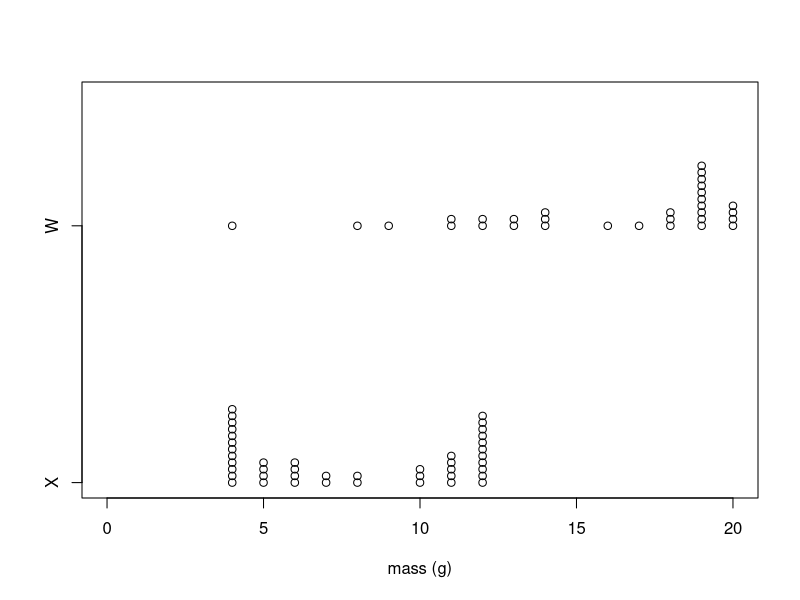
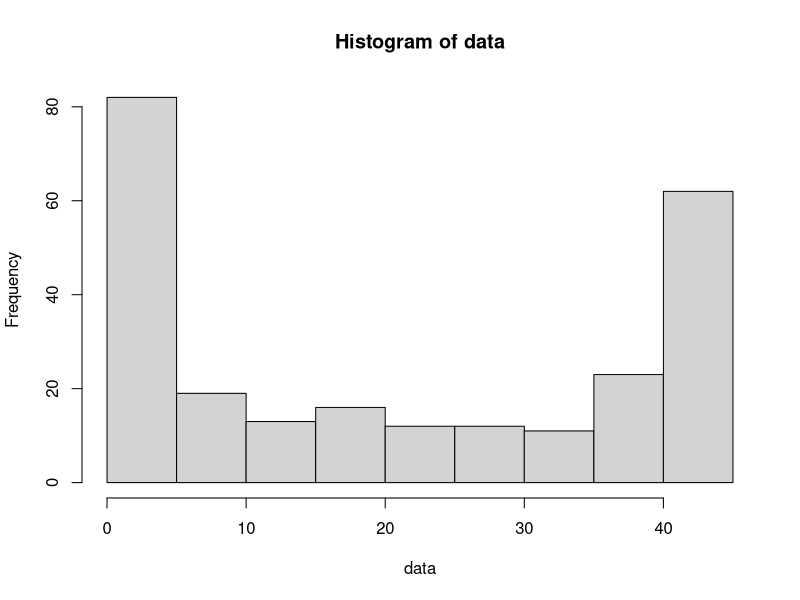
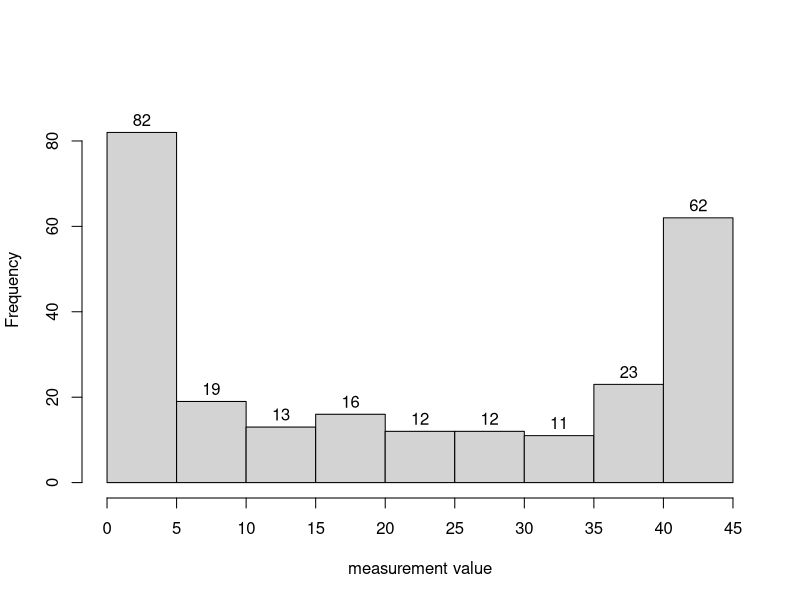
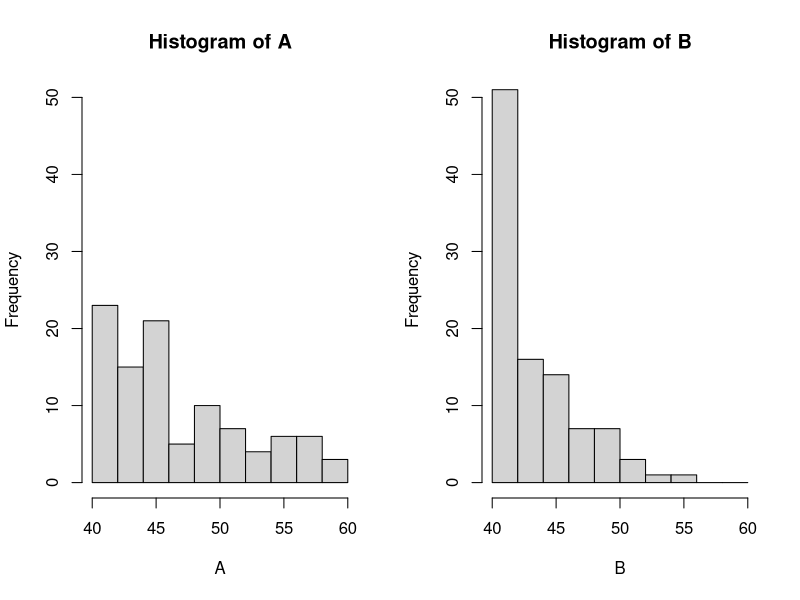
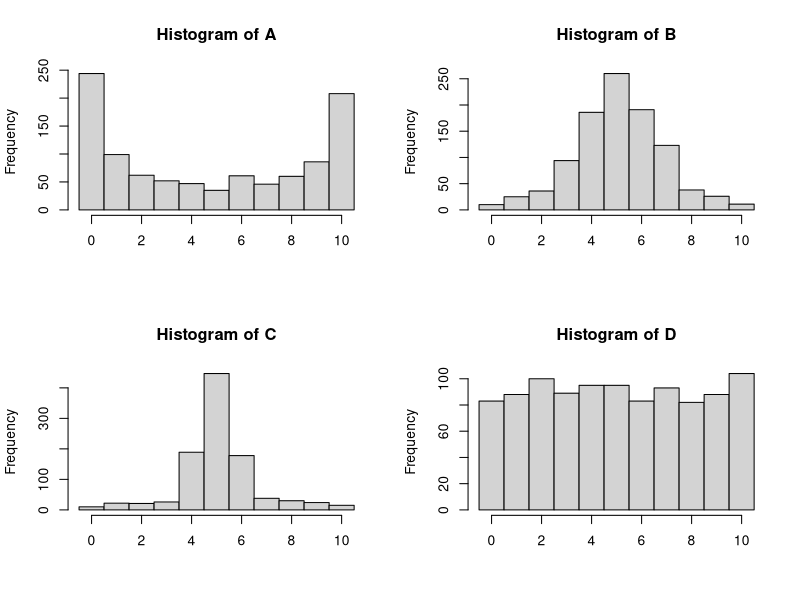
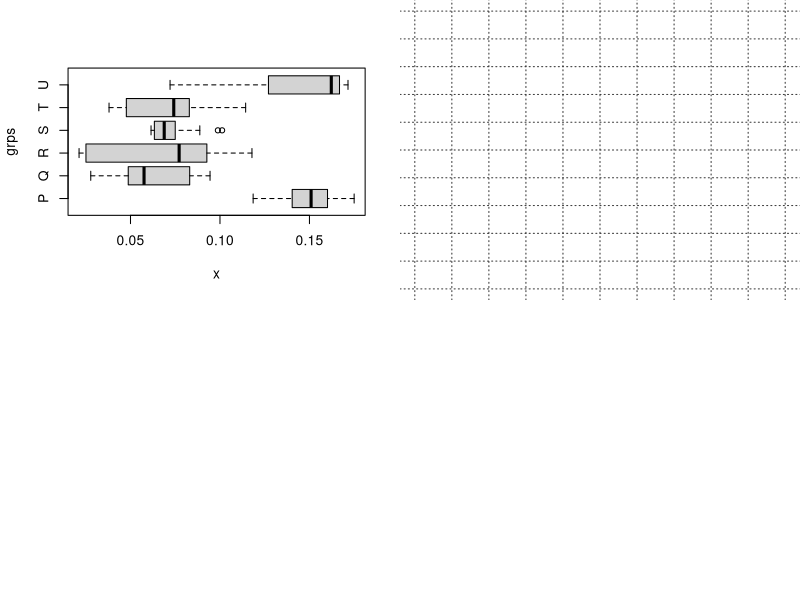

Write R code to recreate these figures, in order.
## ---- chunk 1
knitr::opts_chunk$set(echo = FALSE)
## ---- chunk 2
set.seed(12345)
ns = c(31,43)
A = round(rbeta(ns[1],1.5,0.6)*16+4)
B = round(rbeta(ns[2],0.4,0.4)*8+4)
masses = c(A,B)
groups = c(rep("B",ns[1]),rep("A",ns[2]))
stripchart(masses ~ groups,method="stack",xlim=c(0,20),pch=1,xlab="mass (g)",group.names=c("X","W"))
## ---- chunk 3
set.seed(42535)
## DATA GENERATION
types = c("bimodal","symmetric mound","skew left","skew right","uniform")
shapes1 = c(0.3, 20,   3,   1, 1)
shapes2 = c(0.3, 20,   1,   3, 1)

rrr = sample(1:5,1)
type = types[rrr]
shape1 = shapes1[rrr]
shape2 = shapes2[rrr]

n = sample(c(20,40,50,60,80,100),1)*5
offset = runif(1,0,60)
rng = sample(c(3,5,10,20,40,100),1)
data = rbeta(n,shape1,shape2)*rng + offset

## The frequency table
value = min(data):max(data)
frequency = tabulate(data)[value]
df_freq = data.frame(value, frequency)
myhist = hist(data,breaks=10)

nb = length(myhist$breaks)
nc = nb-1

lt1 = sample(c(T,F),1)
lt2 = sample(c(T,F),1)
s1 = sample(3:(nb-3),1)
b1 = myhist$breaks[s1]
if(lt1){
  t1 = "less"
  p1 = sum(myhist$counts[1:(s1-1)])/n
  s2 = sample(2:(s1-1),1)
  b2 = myhist$breaks[s2]
  if(lt2){
    t2 = "less"
    p2 = sum(myhist$counts[1:(s2-1)])/n
    p3 = sum(myhist$counts[1:(s2-1)])/sum(myhist$counts[1:(s1-1)])
  } else {
    t2 = "greater"
    p2 = sum(myhist$counts[s2:nc])/n
    p3 = sum(myhist$counts[s2:(s1-1)])/sum(myhist$counts[1:(s1-1)])
  }
} else {
  t1 = "greater"
  p1 = sum(myhist$counts[s1:nc])/n
  s2 = sample((s1+1):(nb-1),1)
  b2 = myhist$breaks[s2]
  if(lt2){
    t2 = "less"
    p2 = sum(myhist$counts[1:(s2-1)])/n
    p3 = sum(myhist$counts[s1:(s2-1)])/(n*p1)
  } else {
    t2 = "greater"
    p2 = sum(myhist$counts[s2:nc])/n
    p3 = sum(myhist$counts[s2:nc])/(n*p1)
  }
}

while(T){
  s4 = sample(2:(nb-2),1)
  if(s4 != s1 && s4 != s2){
    break
  }
}

b4 = myhist$breaks[s4]
p4 = sum(myhist$counts[1:(s4-1)])/n

ss = sort(sample(3:(nb-3),2))
bs = myhist$breaks[ss]
cen = mean(bs)
dis = (bs[2]-bs[1])/2
pp = sum(myhist$counts[ss[1]:(ss[2]-1)])/n

## ---- chunk 4
hist(data,breaks=10,labels=TRUE,xlab="measurement value",xlim=c(min(myhist$breaks),max(myhist$breaks)),main=NULL,ylim=c(0,max(myhist$counts)*1.1),xaxt="n")
axis(1, at=myhist$breaks, labels=myhist$breaks)
## ---- chunk 5
set.seed(111)
par(mfrow=c(1,2))
A = rbeta(100,0.8,1.4)*20+40
hist(A,breaks=20:30*2,ylim=c(0,50))

B = rbeta(100,0.6,3)*20+40
hist(B,breaks=20:30*2,ylim=c(0,50))
## ---- chunk 6
## DATA GENERATION
set.seed(123)
while(T){
  n = 6
  mu = sample(40:200,1)
  sigma = sample(5:12,1)
  x = round(rnorm(n,mu,sigma))
  s = sd(x)
  if(as.integer(s*10)==s*10 & s!=0){
    break    
  }
}
xbar = mean(x)
deviations = x-xbar
squared_deviations = deviations^2
sum_squared_deviations = sum(squared_deviations)
variance = sum_squared_deviations/(n-1)
ss = sqrt(variance)
## ---- chunk 7
set.seed(123)
A = rbeta(1000,0.3,0.3)*10
B = c(rbeta(750,8,8)*10,runif(250,0,10))
C = c(rbeta(750,30,30)*10,runif(250,0,10))
D = rbeta(1000,1,1)*11-0.5
par(mfrow=c(2,2))
hist(A,xlim=c(-0.5,10.5),breaks=0:11-0.5,xlab=NULL)
hist(B,xlim=c(-0.5,10.5),breaks=0:11-0.5,xlab=NULL)
hist(C,xlim=c(-0.5,10.5),breaks=0:11-0.5,xlab=NULL)
hist(D,xlim=c(-0.5,10.5),breaks=0:11-0.5,xlab=NULL)
## ---- chunk 8
## DATA GENERATION
set.seed(678911)
while(T){
  b1 = 10**runif(6,-0.5,0.75)
  b2 = 10**runif(6,-0.5,0.75)
  mag = sample(-1:3,1)
  scale = 10**mag
  bottom = runif(6)*scale
  r = bottom*runif(6,0.3,2)
  
  x = numeric()
  for(i in 1:6){
    x = c(x, sort(rbeta(25,b1[i],b2[i])*scale+bottom[i]))
  }
  
  ms = c("weight","length","time","speed")
  us = c("kg","m","s","m/s")
  
  rvs = c("P","Q","R","S","T","U")
  grps = c(rep("P",25),rep("Q",25),rep("R",25),rep("S",25),rep("T",25),rep("U",25))
  ans = c(grps[x==max(x)],grps[x==min(x)],grps[x==max(x[0:5*25+13])],grps[x==min(x[0:5*25+13])])
  if(sum(duplicated(ans))==0){
    break
  }
}
P = x[1:25]
Q = x[26:50]
R = x[51:75]
S = x[76:100]
TT = x[101:125]
U = x[126:150]

Piqr = P[19]-P[7]
Qiqr = Q[19]-Q[7]
Riqr = R[19]-R[7]
Siqr = S[19]-S[7]
Tiqr = TT[19]-TT[7]
Uiqr = U[19]-U[7]

iqrs = c(Piqr,Qiqr,Riqr,Siqr,Tiqr,Uiqr)

## ---- chunk 9
boxplot(x~grps, horizontal=T)
## ---- chunk 10
mu = c(55.5, 62.3)
sig = c(6.2, 4.3)
## ---- chunk 11
## DATA GENERATION
set.seed(1123)
shape1 = 2**runif(1,-1,1)
shape2 = 2**runif(1,-1,1)

n = sample(12:40,1)
offset = runif(1,3,12)
scale = 10**runif(1,1,2)
dd = sort(signif(rbeta(n,shape1,shape2)*scale + offset*scale,5))

x = dd

myh = hist(dd,plot=F)

s = ''
cnt = 0
for(i in 1:floor(length(x)/10)){
  s = paste(s,"|",sep="")
  for(j in 1:10){
    s = paste(s,x[(i-1)*10+j],"|",sep="")
    cnt = cnt+1
  }
  s = paste(s,"\n")
}
if(cnt < length(x)){
  s = paste(s,"|",sep="")
  for(j in (cnt+1):n){
    s = paste(s,x[j],"|",sep="")
  }
  s = paste(s,"\n")
}

s2 = ''
s3 = ''
for(i in 1:length(myh$counts)){
  s2 = paste(s2,"|",myh$breaks[i]," - ",myh$breaks[i+1],"|   |   |\n",sep="")
  s3 = paste(s3,"|",myh$breaks[i]," - ",myh$breaks[i+1],"|",myh$counts[i],"|",signif(myh$counts[i]/n,3),"|\n",sep="")
}

## ---- chunk 12
par(mar=c(0,0,0,0))
plot(c(0,100),c(0,100),type="n",ann=F,axes = F)
abline(v=(seq(0,100,10)), col=rgb(0.2,0.2,0.2), lty="dotted")
abline(h=(seq(0,100,10)), col=rgb(0.2,0.2,0.2), lty="dotted")
